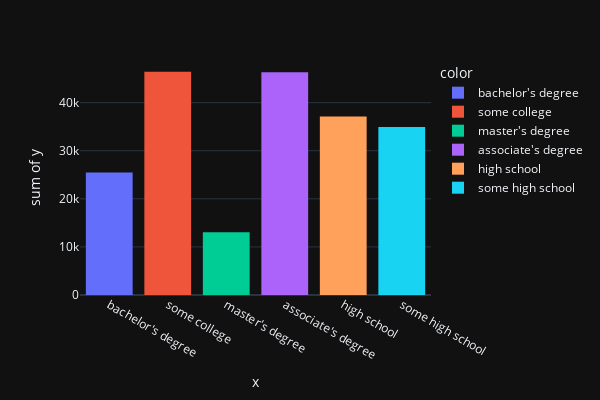
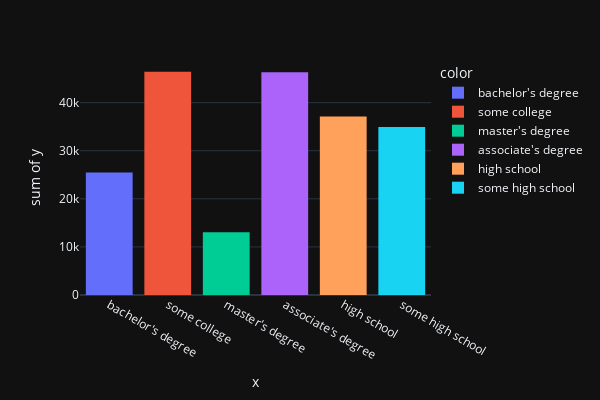

The notebook cell saved with these charts, in order:
### Markdown cell above
OBSERVATION: In general parent's level of education does not help the student to perform well.

### Code cell
ax =px.histogram(StudentPerformance[StudentPerformance.gender=='male'],x=StudentPerformance['parental_level_of_education'], y=StudentPerformance['total_score'], color=StudentPerformance['parental_level_of_education'], 
template="plotly_dark", width=600,height=400)
ax1 = px.histogram(StudentPerformance[StudentPerformance.gender=='female'],x=StudentPerformance['parental_level_of_education'], y=StudentPerformance['total_score'], color=StudentPerformance['parental_level_of_education'], 
template="plotly_dark", width=600,height=400)
ax.show()
ax1.show()

### Figure 1 — Plotly figure (JSON) as saved in the notebook; plotly's stock layout.template omitted (floating-point values rounded to 4 significant figures; data arrays with more than 128 entries replaced by an {"elided": "..."} marker saying what was removed)
{"data": [{"alignmentgroup": "True", "bingroup": "x", "histfunc": "sum", "hovertemplate": "color=bachelor's degree<br>x=%{x}<br>sum of y=%{y}<extra></extra>", "legendgroup": "bachelor's degree", "marker": {"color": "#636efa", "pattern": {"shape": ""}}, "name": "bachelor's degree", "offsetgroup": "bachelor's degree", "orientation": "v", "showlegend": true, "type": "histogram", "x": ["bachelor's degree", "bachelor's degree", "bachelor's degree", "bachelor's degree", "bachelor's degree", "bachelor's degree", "bachelor's degree", "bachelor's degree", "bachelor's degree", "bachelor's degree", "bachelor's degree", "bachelor's degree", "bachelor's degree", "bachelor's degree", "bachelor's degree", "bachelor's degree", "bachelor's degree", "bachelor's degree", "bachelor's degree", "bachelor's degree", "bachelor's degree", "bachelor's degree", "bachelor's degree", "bachelor's degree", "bachelor's degree", "bachelor's degree", "bachelor's degree", "bachelor's degree", "bachelor's degree", "bachelor's degree", "bachelor's degree", "bachelor's degree", "bachelor's degree", "bachelor's degree", "bachelor's degree", "bachelor's degree", "bachelor's degree", "bachelor's degree", "bachelor's degree", "bachelor's degree", "bachelor's degree", "bachelor's degree", "bachelor's degree", "bachelor's degree", "bachelor's degree", "bachelor's degree", "bachelor's degree", "bachelor's degree", "bachelor's degree", "bachelor's degree", "bachelor's degree", "bachelor's degree", "bachelor's degree", "bachelor's degree", "bachelor's degree", "bachelor's degree", "bachelor's degree", "bachelor's degree", "bachelor's degree", "bachelor's degree", "bachelor's degree", "bachelor's degree", "bachelor's degree", "bachelor's degree", "bachelor's degree", "bachelor's degree", "bachelor's degree", "bachelor's degree", "bachelor's degree", "bachelor's degree", "bachelor's degree", "bachelor's degree", "bachelor's degree", "bachelor's degree", "bachelor's degree", "bachelor's degree", "bachelor's degree", "bachelor's degree", "bachelor's degree", "bachelor's degree", "bachelor's degree", "bachelor's degree", "bachelor's degree", "bachelor's degree", "bachelor's degree", "bachelor's degree", "bachelor's degree", "bachelor's degree", "bachelor's degree", "bachelor's degree", "bachelor's degree", "bachelor's degree", "bachelor's degree", "bachelor's degree", "bachelor's degree", "bachelor's degree", "bachelor's degree", "bachelor's degree", "bachelor's degree", "bachelor's degree", "bachelor's degree", "bachelor's degree", "bachelor's degree", "bachelor's degree", "bachelor's degree", "bachelor's degree", "bachelor's degree", "bachelor's degree", "bachelor's degree", "bachelor's degree", "bachelor's degree", "bachelor's degree", "bachelor's degree", "bachelor's degree", "bachelor's degree", "bachelor's degree", "bachelor's degree", "bachelor's degree"], "xaxis": "x", "y": [218, 225, 211, 225, 239, 211, 194, 216, 299, 242, 239, 260, 151, 228, 161, 224, 212, 150, 296, 148, 252, 233, 206, 236, 249, 196, 246, 219, 193, 234, 186, 236, 239, 213, 183, 196, 198, 203, 271, 266, 186, 203, 167, 188, 202, 192, 207, 202, 213, 255, 140, 257, 300, 166, 195, 230, 204, 259, 168, 265, 184, 117, 232, 222, 265, 278, 145, 292, 203, 279, 214, 169, 200, 291, 207, 275, 120, 249, 181, 181, 221, 227, 249, 221, 201, 242, 258, 199, 225, 169, 210, 222, 219, 251, 164, 168, 207, 261, 249, 182, 290, 225, 119, 166, 193, 211, 145, 293, 214, 204, 140, 179, 175, 300, 219, 239, 289, 208], "yaxis": "y"}, {"alignmentgroup": "True", "bingroup": "x", "histfunc": "sum", "hovertemplate": "color=some college<br>x=%{x}<br>sum of y=%{y}<extra></extra>", "legendgroup": "some college", "marker": {"color": "#EF553B", "pattern": {"shape": ""}}, "name": "some college", "offsetgroup": "some college", "orientation": "v", "showlegend": true, "type": "histogram", "x": {"elided": "226 str values"}, "xaxis": "x", "y": {"elided": "226 int values"}, "yaxis": "y"}, {"alignmentgroup": "True", "bingroup": "x", "histfunc": "sum", "hovertemplate": "color=master's degree<br>x=%{x}<br>sum of y=%{y}<extra></extra>", "legendgroup": "master's degree", "marker": {"color": "#00cc96", "pattern": {"shape": ""}}, "name": "master's degree", "offsetgroup": "master's degree", "orientation": "v", "showlegend": true, "type": "histogram", "x": ["master's degree", "master's degree", "master's degree", "master's degree", "master's degree", "master's degree", "master's degree", "master's degree", "master's degree", "master's degree", "master's degree", "master's degree", "master's degree", "master's degree", "master's degree", "master's degree", "master's degree", "master's degree", "master's degree", "master's degree", "master's degree", "master's degree", "master's degree", "master's degree", "master's degree", "master's degree", "master's degree", "master's degree", "master's degree", "master's degree", "master's degree", "master's degree", "master's degree", "master's degree", "master's degree", "master's degree", "master's degree", "master's degree", "master's degree", "master's degree", "master's degree", "master's degree", "master's degree", "master's degree", "master's degree", "master's degree", "master's degree", "master's degree", "master's degree", "master's degree", "master's degree", "master's degree", "master's degree", "master's degree", "master's degree", "master's degree", "master's degree", "master's degree", "master's degree"], "xaxis": "x", "y": [278, 161, 134, 219, 207, 193, 198, 287, 238, 255, 154, 264, 212, 259, 184, 205, 238, 155, 232, 227, 250, 280, 231, 218, 215, 172, 189, 235, 153, 234, 268, 163, 193, 220, 194, 210, 182, 177, 263, 152, 260, 293, 246, 183, 231, 251, 178, 185, 259, 261, 205, 254, 190, 258, 225, 210, 265, 292, 282], "yaxis": "y"}, {"alignmentgroup": "True", "bingroup": "x", "histfunc": "sum", "hovertemplate": "color=associate's degree<br>x=%{x}<br>sum of y=%{y}<extra></extra>", "legendgroup": "associate's degree", "marker": {"color": "#ab63fa", "pattern": {"shape": ""}}, "name": "associate's degree", "offsetgroup": "associate's degree", "orientation": "v", "showlegend": true, "type": "histogram", "x": {"elided": "222 str values"}, "xaxis": "x", "y": {"elided": "222 int values"}, "yaxis": "y"}, {"alignmentgroup": "True", "bingroup": "x", "histfunc": "sum", "hovertemplate": "color=high school<br>x=%{x}<br>sum of y=%{y}<extra></extra>", "legendgroup": "high school", "marker": {"color": "#FFA15A", "pattern": {"shape": ""}}, "name": "high school", "offsetgroup": "high school", "orientation": "v", "showlegend": true, "type": "histogram", "x": {"elided": "196 str values"}, "xaxis": "x", "y": {"elided": "196 int values"}, "yaxis": "y"}, {"alignmentgroup": "True", "bingroup": "x", "histfunc": "sum", "hovertemplate": "color=some high school<br>x=%{x}<br>sum of y=%{y}<extra></extra>", "legendgroup": "some high school", "marker": {"color": "#19d3f3", "pattern": {"shape": ""}}, "name": "some high school", "offsetgroup": "some high school", "orientation": "v", "showlegend": true, "type": "histogram", "x": {"elided": "179 str values"}, "xaxis": "x", "y": {"elided": "179 int values"}, "yaxis": "y"}], "layout": {"barmode": "relative", "height": 400, "legend": {"title": {"text": "color"}, "tracegroupgap": 0}, "margin": {"t": 60}, "width": 600, "xaxis": {"anchor": "y", "domain": [0, 1], "title": {"text": "x"}}, "yaxis": {"anchor": "x", "domain": [0, 1], "title": {"text": "sum of y"}}}}

### Figure 2 — Plotly figure (JSON) as saved in the notebook; plotly's stock layout.template omitted (floating-point values rounded to 4 significant figures; data arrays with more than 128 entries replaced by an {"elided": "..."} marker saying what was removed)
{"data": [{"alignmentgroup": "True", "bingroup": "x", "histfunc": "sum", "hovertemplate": "color=bachelor's degree<br>x=%{x}<br>sum of y=%{y}<extra></extra>", "legendgroup": "bachelor's degree", "marker": {"color": "#636efa", "pattern": {"shape": ""}}, "name": "bachelor's degree", "offsetgroup": "bachelor's degree", "orientation": "v", "showlegend": true, "type": "histogram", "x": ["bachelor's degree", "bachelor's degree", "bachelor's degree", "bachelor's degree", "bachelor's degree", "bachelor's degree", "bachelor's degree", "bachelor's degree", "bachelor's degree", "bachelor's degree", "bachelor's degree", "bachelor's degree", "bachelor's degree", "bachelor's degree", "bachelor's degree", "bachelor's degree", "bachelor's degree", "bachelor's degree", "bachelor's degree", "bachelor's degree", "bachelor's degree", "bachelor's degree", "bachelor's degree", "bachelor's degree", "bachelor's degree", "bachelor's degree", "bachelor's degree", "bachelor's degree", "bachelor's degree", "bachelor's degree", "bachelor's degree", "bachelor's degree", "bachelor's degree", "bachelor's degree", "bachelor's degree", "bachelor's degree", "bachelor's degree", "bachelor's degree", "bachelor's degree", "bachelor's degree", "bachelor's degree", "bachelor's degree", "bachelor's degree", "bachelor's degree", "bachelor's degree", "bachelor's degree", "bachelor's degree", "bachelor's degree", "bachelor's degree", "bachelor's degree", "bachelor's degree", "bachelor's degree", "bachelor's degree", "bachelor's degree", "bachelor's degree", "bachelor's degree", "bachelor's degree", "bachelor's degree", "bachelor's degree", "bachelor's degree", "bachelor's degree", "bachelor's degree", "bachelor's degree", "bachelor's degree", "bachelor's degree", "bachelor's degree", "bachelor's degree", "bachelor's degree", "bachelor's degree", "bachelor's degree", "bachelor's degree", "bachelor's degree", "bachelor's degree", "bachelor's degree", "bachelor's degree", "bachelor's degree", "bachelor's degree", "bachelor's degree", "bachelor's degree", "bachelor's degree", "bachelor's degree", "bachelor's degree", "bachelor's degree", "bachelor's degree", "bachelor's degree", "bachelor's degree", "bachelor's degree", "bachelor's degree", "bachelor's degree", "bachelor's degree", "bachelor's degree", "bachelor's degree", "bachelor's degree", "bachelor's degree", "bachelor's degree", "bachelor's degree", "bachelor's degree", "bachelor's degree", "bachelor's degree", "bachelor's degree", "bachelor's degree", "bachelor's degree", "bachelor's degree", "bachelor's degree", "bachelor's degree", "bachelor's degree", "bachelor's degree", "bachelor's degree", "bachelor's degree", "bachelor's degree", "bachelor's degree", "bachelor's degree", "bachelor's degree", "bachelor's degree", "bachelor's degree", "bachelor's degree", "bachelor's degree", "bachelor's degree"], "xaxis": "x", "y": [218, 225, 211, 225, 239, 211, 194, 216, 299, 242, 239, 260, 151, 228, 161, 224, 212, 150, 296, 148, 252, 233, 206, 236, 249, 196, 246, 219, 193, 234, 186, 236, 239, 213, 183, 196, 198, 203, 271, 266, 186, 203, 167, 188, 202, 192, 207, 202, 213, 255, 140, 257, 300, 166, 195, 230, 204, 259, 168, 265, 184, 117, 232, 222, 265, 278, 145, 292, 203, 279, 214, 169, 200, 291, 207, 275, 120, 249, 181, 181, 221, 227, 249, 221, 201, 242, 258, 199, 225, 169, 210, 222, 219, 251, 164, 168, 207, 261, 249, 182, 290, 225, 119, 166, 193, 211, 145, 293, 214, 204, 140, 179, 175, 300, 219, 239, 289, 208], "yaxis": "y"}, {"alignmentgroup": "True", "bingroup": "x", "histfunc": "sum", "hovertemplate": "color=some college<br>x=%{x}<br>sum of y=%{y}<extra></extra>", "legendgroup": "some college", "marker": {"color": "#EF553B", "pattern": {"shape": ""}}, "name": "some college", "offsetgroup": "some college", "orientation": "v", "showlegend": true, "type": "histogram", "x": {"elided": "226 str values"}, "xaxis": "x", "y": {"elided": "226 int values"}, "yaxis": "y"}, {"alignmentgroup": "True", "bingroup": "x", "histfunc": "sum", "hovertemplate": "color=master's degree<br>x=%{x}<br>sum of y=%{y}<extra></extra>", "legendgroup": "master's degree", "marker": {"color": "#00cc96", "pattern": {"shape": ""}}, "name": "master's degree", "offsetgroup": "master's degree", "orientation": "v", "showlegend": true, "type": "histogram", "x": ["master's degree", "master's degree", "master's degree", "master's degree", "master's degree", "master's degree", "master's degree", "master's degree", "master's degree", "master's degree", "master's degree", "master's degree", "master's degree", "master's degree", "master's degree", "master's degree", "master's degree", "master's degree", "master's degree", "master's degree", "master's degree", "master's degree", "master's degree", "master's degree", "master's degree", "master's degree", "master's degree", "master's degree", "master's degree", "master's degree", "master's degree", "master's degree", "master's degree", "master's degree", "master's degree", "master's degree", "master's degree", "master's degree", "master's degree", "master's degree", "master's degree", "master's degree", "master's degree", "master's degree", "master's degree", "master's degree", "master's degree", "master's degree", "master's degree", "master's degree", "master's degree", "master's degree", "master's degree", "master's degree", "master's degree", "master's degree", "master's degree", "master's degree", "master's degree"], "xaxis": "x", "y": [278, 161, 134, 219, 207, 193, 198, 287, 238, 255, 154, 264, 212, 259, 184, 205, 238, 155, 232, 227, 250, 280, 231, 218, 215, 172, 189, 235, 153, 234, 268, 163, 193, 220, 194, 210, 182, 177, 263, 152, 260, 293, 246, 183, 231, 251, 178, 185, 259, 261, 205, 254, 190, 258, 225, 210, 265, 292, 282], "yaxis": "y"}, {"alignmentgroup": "True", "bingroup": "x", "histfunc": "sum", "hovertemplate": "color=associate's degree<br>x=%{x}<br>sum of y=%{y}<extra></extra>", "legendgroup": "associate's degree", "marker": {"color": "#ab63fa", "pattern": {"shape": ""}}, "name": "associate's degree", "offsetgroup": "associate's degree", "orientation": "v", "showlegend": true, "type": "histogram", "x": {"elided": "222 str values"}, "xaxis": "x", "y": {"elided": "222 int values"}, "yaxis": "y"}, {"alignmentgroup": "True", "bingroup": "x", "histfunc": "sum", "hovertemplate": "color=high school<br>x=%{x}<br>sum of y=%{y}<extra></extra>", "legendgroup": "high school", "marker": {"color": "#FFA15A", "pattern": {"shape": ""}}, "name": "high school", "offsetgroup": "high school", "orientation": "v", "showlegend": true, "type": "histogram", "x": {"elided": "196 str values"}, "xaxis": "x", "y": {"elided": "196 int values"}, "yaxis": "y"}, {"alignmentgroup": "True", "bingroup": "x", "histfunc": "sum", "hovertemplate": "color=some high school<br>x=%{x}<br>sum of y=%{y}<extra></extra>", "legendgroup": "some high school", "marker": {"color": "#19d3f3", "pattern": {"shape": ""}}, "name": "some high school", "offsetgroup": "some high school", "orientation": "v", "showlegend": true, "type": "histogram", "x": {"elided": "179 str values"}, "xaxis": "x", "y": {"elided": "179 int values"}, "yaxis": "y"}], "layout": {"barmode": "relative", "height": 400, "legend": {"title": {"text": "color"}, "tracegroupgap": 0}, "margin": {"t": 60}, "width": 600, "xaxis": {"anchor": "y", "domain": [0, 1], "title": {"text": "x"}}, "yaxis": {"anchor": "x", "domain": [0, 1], "title": {"text": "sum of y"}}}}
